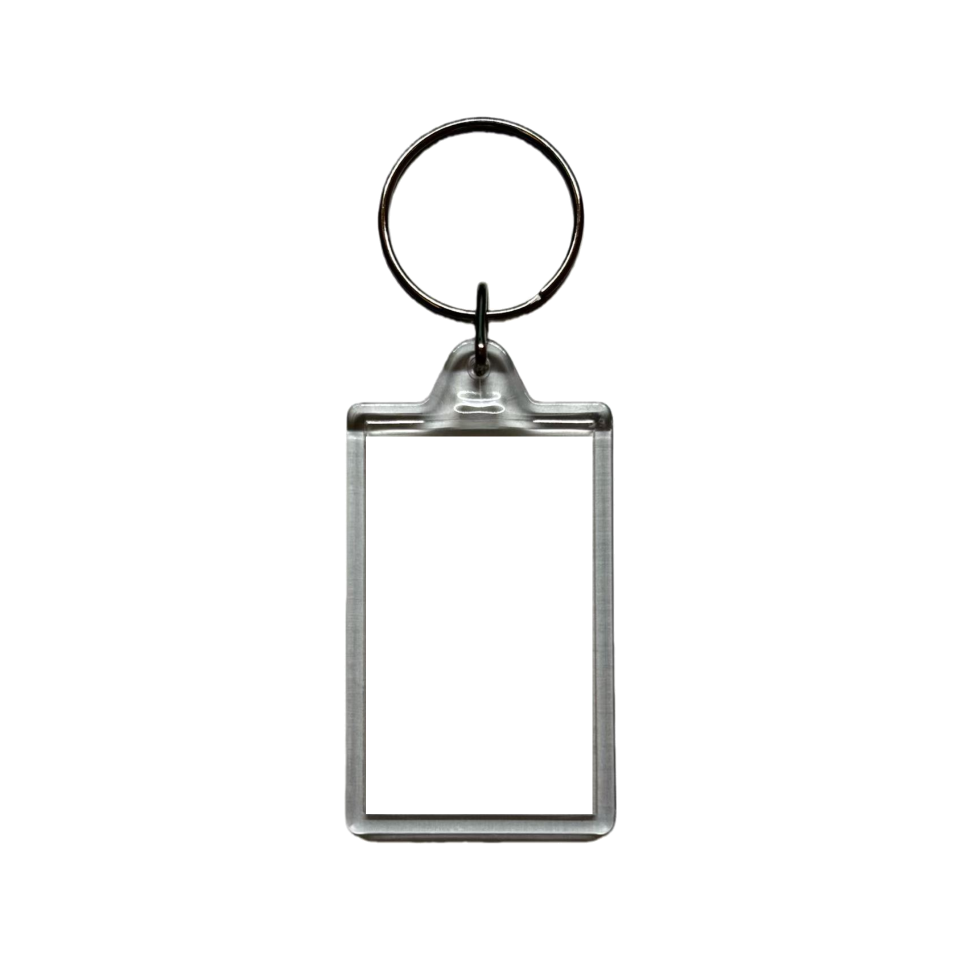
#> input picture assets/keychain/keychain_overlay.png, 1920 x 1920 px, found by its file name (shown at 1/2 size)
$ python audit_report.py
#> lines starting #> are read from the running program, lines starting #| are printed output that depends on the picture; after the words box and inside, x2 and y2 are one past the last pixel; in counts of white or black regions, pixels touching at a corner belong together
import os, json
from PIL import Image, ImageFilter
import numpy as np
from collections import deque
BASE=r"C:\Users\CH\WorkBuddy\迷你唱片机"
KDIR=os.path.join(BASE,"outputs","周杰伦-热门前5","keychain")
ODIR=os.path.join(BASE,"outputs","周杰伦-热门前5")
files=["01 晴天 - 周杰伦-钥匙扣.jpg","02 搁浅 - 周杰伦-钥匙扣.jpg",
       "03 红尘客栈 - 周杰伦-钥匙扣.jpg","04 夜曲 - 周杰伦-钥匙扣.jpg",
       "05 青花瓷 - 周杰伦-钥匙扣.jpg"]
H=W=1920
def lum(a): return 0.299*a[:,:,0]+0.587*a[:,:,1]+0.114*a[:,:,2]
def white_edge(arr,side,white=254):
    L=lum(arr)
    if side=='left':
        for x in range(W):
            if np.mean(L[:,x]>=white)>0.5: return x
    if side=='right':
        for x in range(W-1,-1,-1):
            if np.mean(L[:,x]>=white)>0.5: return x
    if side=='top':
        for y in range(H):
            if np.mean(L[y,:]>=white)>0.5: return y
    if side=='bottom':
        for y in range(H-1,-1,-1):
            if np.mean(L[y,:]>=white)>0.5: return y
    return -1

def dilate(mask, r=3):
    # repeated MaxFilter r times approximates radius ~r
    img=Image.fromarray((mask*255).astype(np.uint8))
    for _ in range(r):
        img=img.filter(ImageFilter.MaxFilter(3))
    return np.array(img)>127

def blob_stats(mask):
    h,w=mask.shape;seen=np.zeros_like(mask);out=[]
    for y in range(h):
        for x in range(w):
            if mask[y,x] and not seen[y,x]:
                q=deque([(y,x)]);seen[y,x]=1;c=0;xs=[];ys=[]
                while q:
                    cy,cx=q.popleft();c+=1;xs.append(cx);ys.append(cy)
                    for dy,dx in((1,0),(-1,0),(0,1),(0,-1)):
                        ny,nx=cy+dy,cx+dx
                        if 0<=ny<h and 0<=nx<w and mask[ny,nx] and not seen[ny,nx]:
                            seen[ny,nx]=1;q.append((ny,nx))
                out.append({'size':c,'cx':int(np.mean(xs)),'cy':int(np.mean(ys)),'maxx':int(max(xs)),'maxy':int(max(ys))})
    return out

ova=np.array(Image.open(os.path.join(BASE,"assets","keychain","keychain_overlay.png")).convert("RGBA"))
#> ova is the input picture: shape (1920, 1920, 4); mean R, G, B, A 239.4, 239.6, 239, 12.4
ov=ova[:,:,:3];A=ova[:,:,3]
#> after `ov = ova[:, :, :3]`:
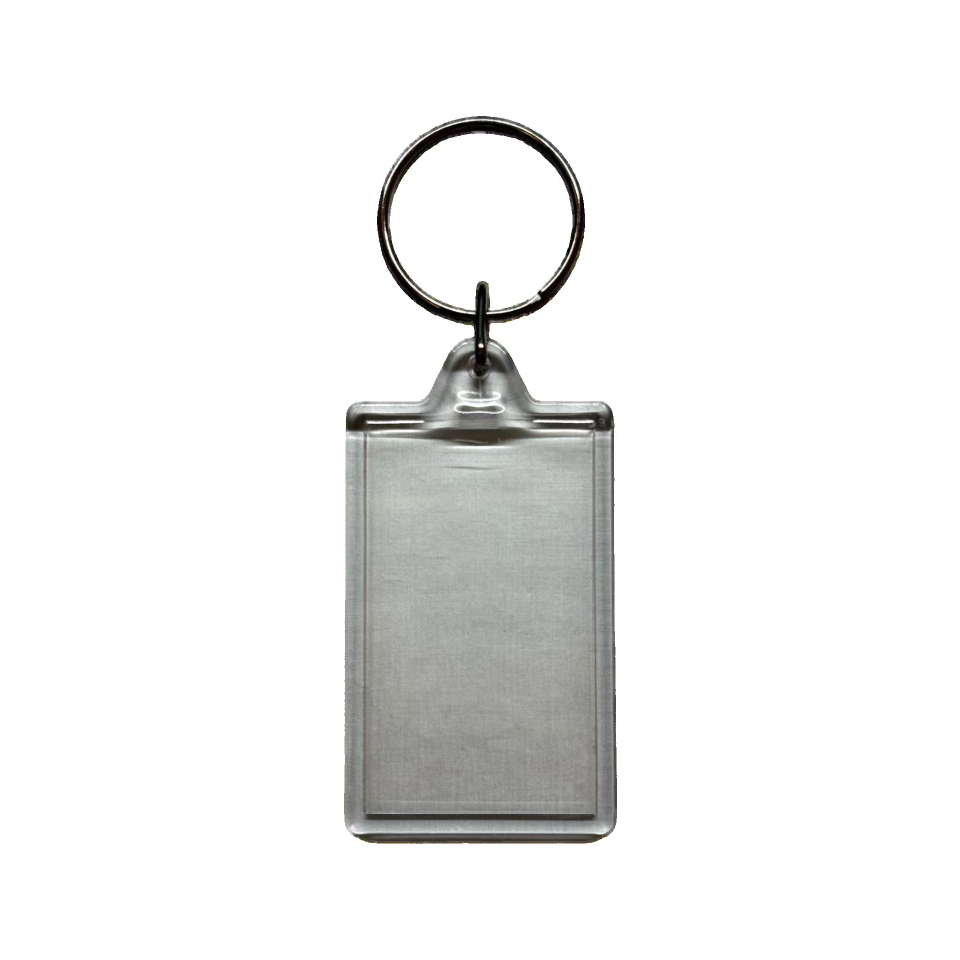
#> ov: shape (1920, 1920, 3) (shown at 1/2 size); mean R, G, B 239.4, 239.6, 239
ovL=lum(ov);ym=np.arange(H)[:,None]
ring_metal=(A==255)&(ovL>150)&(ym>=280)&(ym<=720)
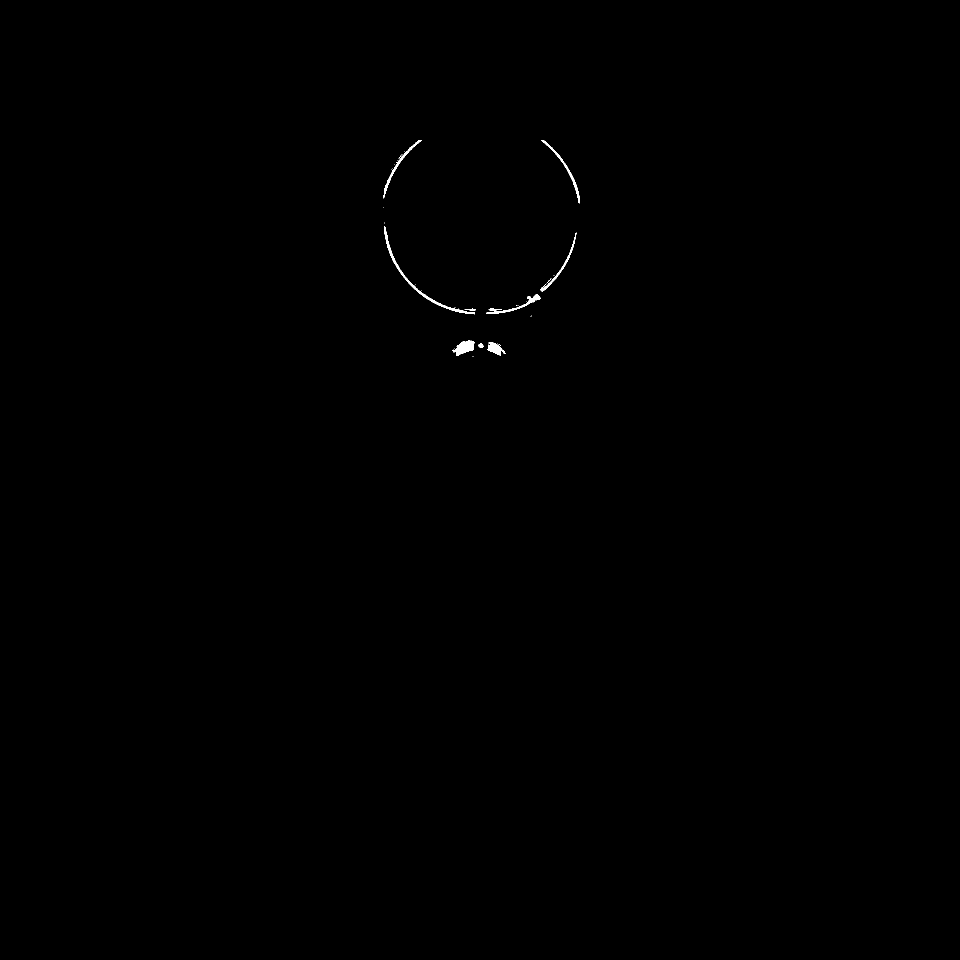
#> ring_metal: shape (1920, 1920) bool (shown at 1/2 size); 0.13% white; 36 white regions (26 under 20 px), largest, box (x1, y1, x2, y2) and area: (769, 452, 950, 629) 1180, (904, 680, 949, 712) 763, (1082, 280, 1159, 407) 607
ear_metal=(A==255)&(ovL>150)&(ym<320)
#> ear_metal: shape (1920, 1920) bool; 0.04% white; 5 white regions (4 under 20 px), largest, box (x1, y1, x2, y2) and area: (799, 238, 1125, 320) 1342
outer_band=dilate(ring_metal,4) & ~dilate(ring_metal,1)
#> after the loop in dilate, `for _ in range(r):`:
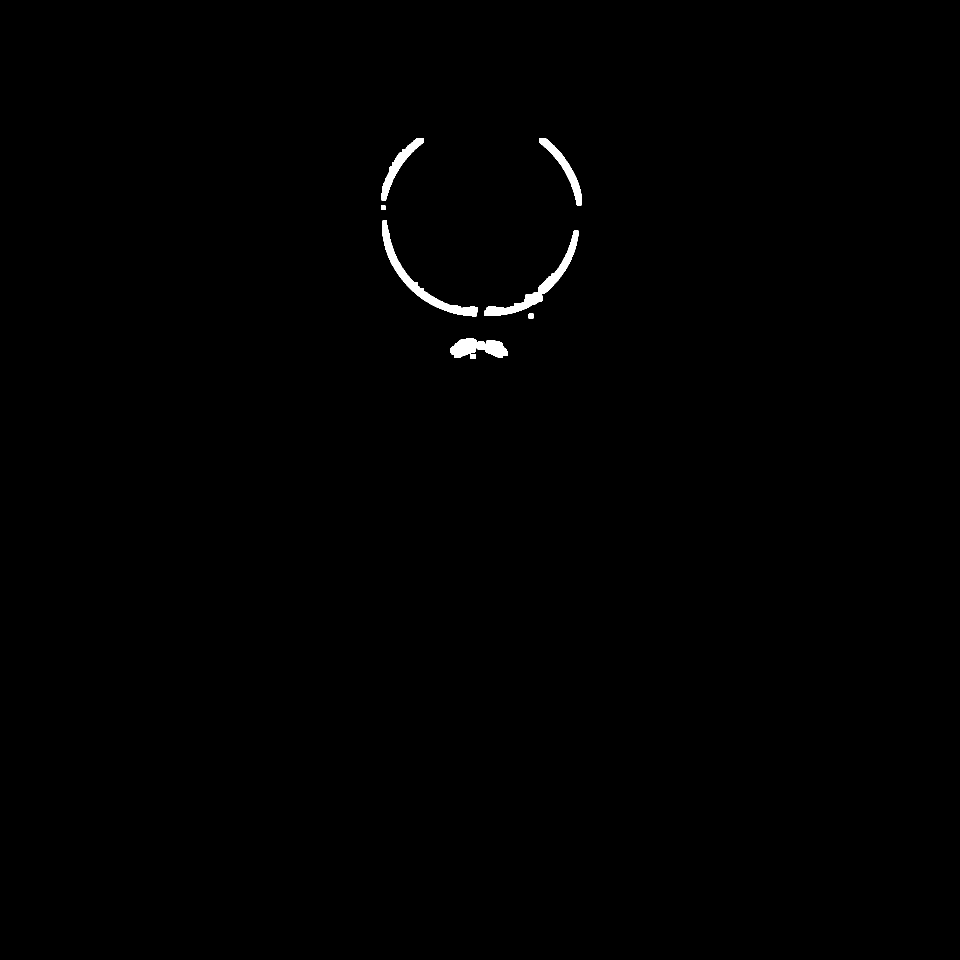
#> img: PIL image 1920x1920 L (shown at 1/2 size); 0.45% white; 8 white regions, largest, box (x1, y1, x2, y2) and area: (765, 441, 956, 633) 4410, (969, 461, 1157, 632) 4292, (900, 676, 1015, 716) 2927
#> in dilate (call 2), `return np.array(img)>127`: returned value: shape (1920, 1920) bool; 0.22% white; 12 white regions (4 under 20 px), largest, box (x1, y1, x2, y2) and area: (768, 451, 953, 630) 2044, (972, 587, 1082, 629) 1068, (766, 279, 845, 398) 1065
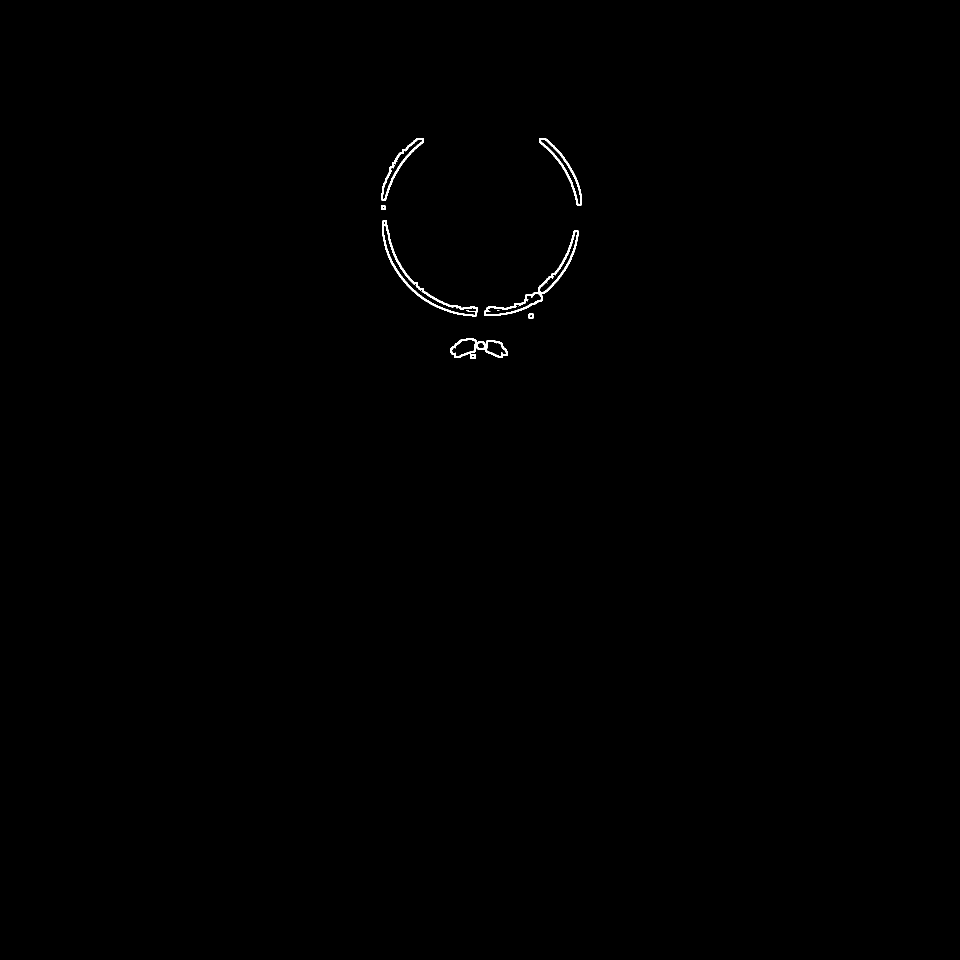
#> outer_band: shape (1920, 1920) bool (shown at 1/2 size); 0.23% white; 11 white regions (3 under 20 px), largest, box (x1, y1, x2, y2) and area: (765, 441, 956, 633) 2354, (969, 461, 1157, 632) 2225, (1078, 276, 1163, 411) 1284
print("outer_band count",int(outer_band.sum()))
#| outer_band count 8525

res=[]
for f in files:
#> (the run stopped early here; a loop or call above may not have finished)
